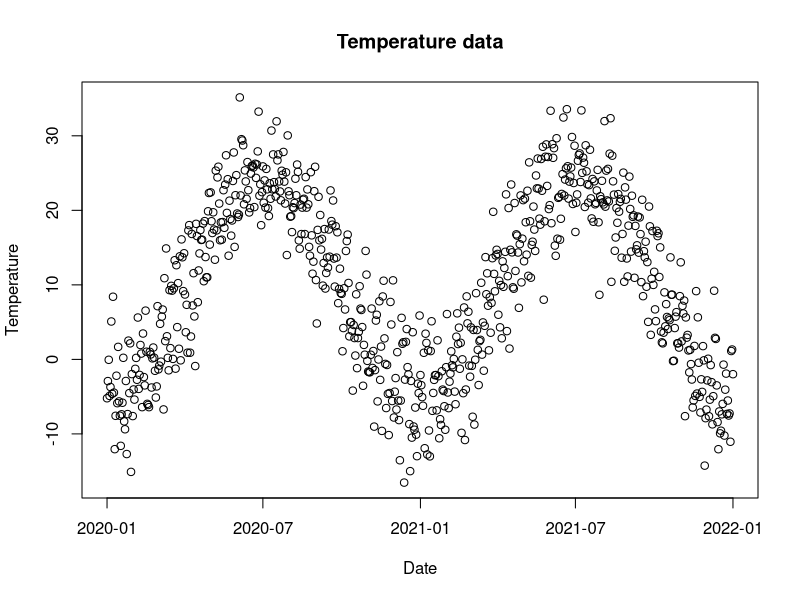
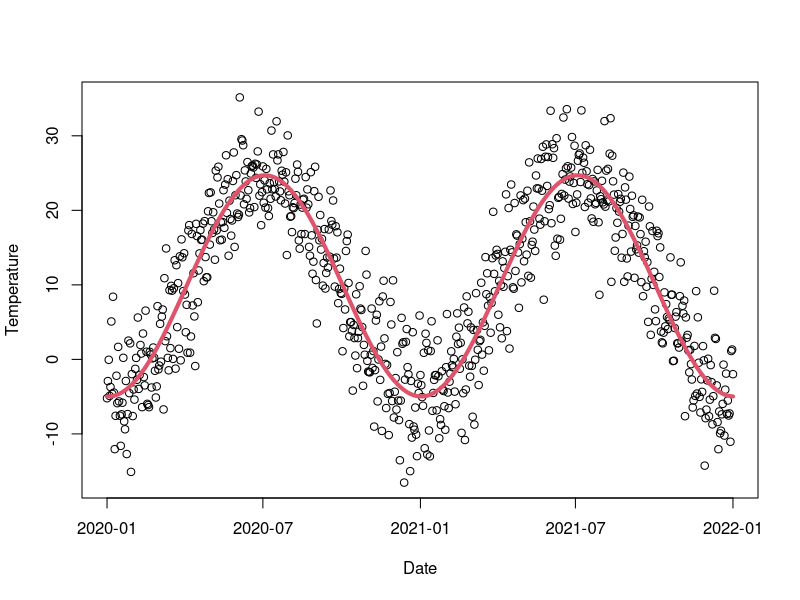
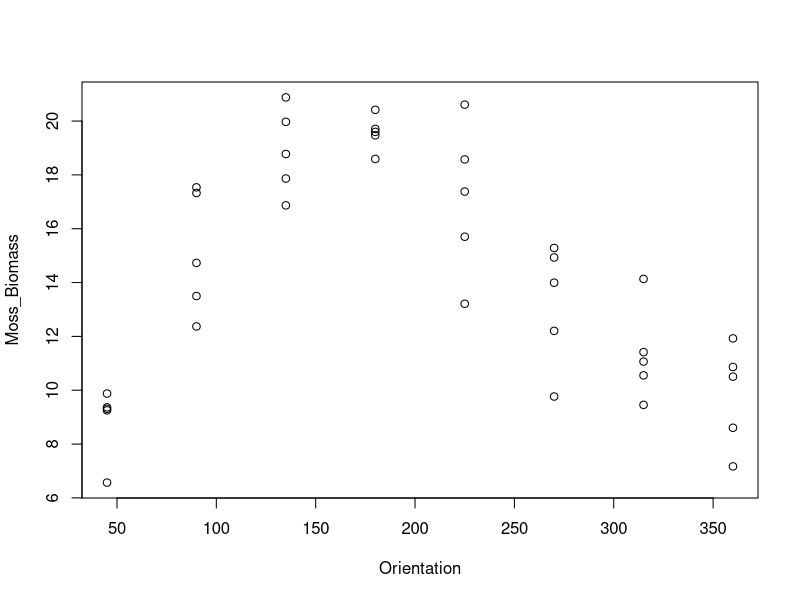
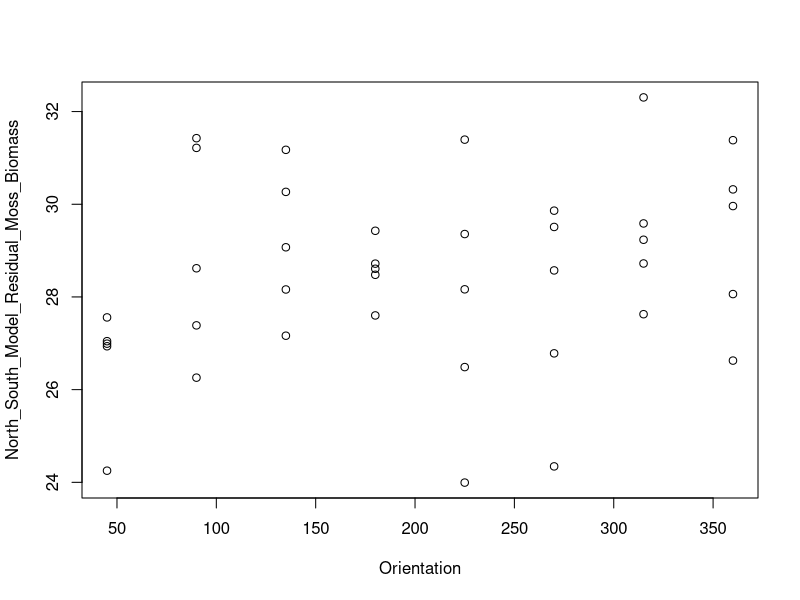

R code for these plots, in order:
#Data generations

Time <- seq.POSIXt(as.POSIXct("2020-01-01 0:00:00", format = "%Y-%m-%d %H:%M:%S"), as.POSIXct("2022-01-01 00:00:00", format = "%Y-%m-%d %H:%M:%S"), by = "15 min")
Temperature <- ((15 * cos(2 * pi * (as.numeric(Time) / (365.26 * 24 * 60 * 60)) + pi)) + 10) + (5 * cos(2 * pi * (as.numeric(Time) / (24 * 60 * 60)) + pi)) + rnorm(length(Time))
Data_Frame_1 <- data.frame(Time, Temperature)

Date <- seq.Date(as.Date("2020-01-01", format = "%Y-%m-%d"), as.Date("2022-01-01", format = "%Y-%m-%d"), by = "1 day")
Temperature <- ((15 * cos(2 * pi * (as.numeric(Date) / 365.26) + pi)) + 10) + rnorm(length(Date), 0, 5)
Data_Frame_2 <- data.frame(Date, Temperature)

Orientation <- rep((360 / 8) * seq_len(8), each = 5)
Tree_Number <- rep(1:5, length.out = length(Orientation))
Moss_Biomass <- c(abs(rnorm(5, 8, 2)), abs(rnorm(5, 15, 2)), abs(rnorm(5, 19, 2)), abs(rnorm(5, 20, 2)), abs(rnorm(5, 17, 2)), abs(rnorm(5, 14, 2)), abs(rnorm(5, 11, 2)), abs(rnorm(5, 10, 2)))
Data_Frame_5 <- data.frame(Tree_Number, Orientation, Moss_Biomass)
Data_Frame_5 <- Data_Frame_5[order(Data_Frame_5$Tree_Number), ]
rownames(Data_Frame_5) <- NULL

#Uzed in cyclical info i.e. julian day 0 = julian day 365, same with compas orientations

#Fake cyclical functions. Our data won't have period of 2pi or amplitude of 1. Have 4 params we must alter to do transformations:

#Phase shift: How much it shifts right and left. Think cos is a pi/2 phase shift from sin. Add inside trig fxn and add to predictor vairable sin(theta - phase shift). Note: negative phase shift will shift to the right. Positive will shift to the left. 2pi shift results in the same graph

#Periods: Multiply period change inside trig fxn sin(theta * 2) two periods within one of original

#Amplitudes: Change how high/low graph gets. Negative ampliteds relfect across x axis. Multiply outside of trig 2 * sin(theta)

#Intercept: Add or subtract number to say which val oscillates around sin(theta) +1 



#Now how to use
plot(Temperature ~ Date, data = Data_Frame_2, main = "Temperature data")
#We know the period is 365 days, find amp, phase shift, and intercept

#use nls function (non-linear least squares). Another way is to fit the Bayesian way

Data_Frame_2$Date_in_Numeric_Form <- as.numeric(Data_Frame_2$Date)#Need to read in numbers. Other ways to do this

Model_1 <- nls(Temperature ~ Amplitude * sin((2 * pi / 365.26) * (Date_in_Numeric_Form + Phase_Shift)) + Intercept, Data_Frame_2, start = c(Amplitude = 5, Phase_Shift = 10, Intercept = 5))

summary(Data_Frame_2)
coef(Model_1)

Amplitude_1 <- coef(Model_1)["Amplitude"]
Phase_Shift_1 <- coef(Model_1)["Phase_Shift"]
Intercept_1 <- coef(Model_1)["Intercept"]


Data_Frame_2$Predicted_Temperature <- Amplitude_1 * sin((2 * pi/365.26) * (Data_Frame_2$Date_in_Numeric_Form + Phase_Shift_1)) + Intercept_1

plot(Temperature ~ Date, data = Data_Frame_2)
with(Data_Frame_2, lines(Date, Predicted_Temperature, col = 2, lwd = 4))

     
Data_Frame_2$Transformed_Values <- (Data_Frame_2$Temperature - Intercept_1) / Amplitude_1
range(Data_Frame_2$Transformed_Values)


#Dataframe 1 has two different cyclical things happening here: daily temp changes and temp changes over a year

#HAVE TO DO THE BIGGER PERIOD FIRST. I.E. YEARLY TEMP CHANGES

Data_Frame_1$Time_in_Numeric_Form <- as.numeric(Data_Frame_1$Time)
Model_2 <- nls(Temperature ~ Amplitude * sin((2 * pi / (365.26 * 24 * 60 * 60)) * (Time_in_Numeric_Form + Phase_Shift)) + Intercept, Data_Frame_1, start = c(Amplitude = 20, Phase_Shift = 1000, Intercept = 10))     

summary(Model_2)     
coef(Model_2)     
     
     
Amplitude_2 <- coef(Model_2)["Amplitude"]
Phase_Shift_2 <- coef(Model_2)["Phase_Shift"]
Intercept_2 <- coef(Model_2)["Intercept"]    
     
Data_Frame_1$Predicted_Temperature_1_Year_Period <- Amplitude_2 * sin((2 * pi / (365.26 * 24 * 60 * 60)) *
                                                                        (Data_Frame_1$Time_in_Numeric_Form + Phase_Shift_2) + Intercept_2)     
     
#Plot both on top of one another so you can see if good fit

Data_Frame_1$Transformed_Values_1_Year_Period <- (Data_Frame_1$Temperature - Intercept_2) / Amplitude_2
range(Data_Frame_1$Transformed_Values_1_Year_Period)

Data_Frame_1$Model_1_Residuals <- Data_Frame_1$Temperature - Data_Frame_1$Predicted_Temperature_1_Year_Period


#Now for the daily scale
Model_3 <- nls(Model_1_Residuals ~ Amplitude * sin((2 * pi / (24 * 60 * 60)) * (Time_in_Numeric_Form + Phase_Shift)) + Intercept, Data_Frame_1, start = c(Amplitude = 4, Phase_Shift = 24, Intercept = 0))

Model_3
summary(Model_3)

coef(Model_3)     


Amplitude_3 <- coef(Model_3)["Amplitude"]
Phase_Shift_3 <- coef(Model_3)["Phase_Shift"]
Intercept_3 <- coef(Model_3)["Intercept"]    

Data_Frame_1$Transformed_Values_1_Day_Period <- (Data_Frame_1$Model_1_Residuals - Intercept_3) / Amplitude_3


#Next example. What to do if doesn't follow perfect sinwave. i.e. vegitation growth now symmetrical in fall and spring. Another example, moss grows unevenly on east vs west side.

#East/West and North/South. Summer/Winter and Spring Fall. All orthogonal


#Dataframe measuring moss density around a trunk (360 and 0 the same)
     
Model_4 <- nls(Moss_Biomass ~ Amplitude * cos((2 * pi / 360) * (Orientation + Phase_Shift)) - Intercept, 
               Data_Frame_5, start = c(Amplitude = 10, Phase_Shift = 2 * pi / 180, Intercept = 15))

summary(Model_4)
coef(Model_4)

Amplitude_4 <- coef(Model_4)["Amplitude"]
Phase_Shift_4 <- coef(Model_4)["Phase_Shift"]
Intercept_4 <- coef(Model_4)["Intercept"] 


Data_Frame_5$Predicted_Moss_Biomass_North_South_Component <- Amplitude_4 * cos((2 * pi / 360) * (Data_Frame_5$Orientation + Phase_Shift_4)) + Intercept_4

North_South_Component_Trendline_Horizontal_Axis_Values <- seq(45, 360, by = 0.001)
North_South_Component_Trendline_Vertical_Axis_Values <- Amplitude_4 * cos((2 * pi / 360) * (North_South_Component_Trendline_Horizontal_Axis_Values + Phase_Shift_4)) + Intercept_4

North_South_Component_Trendline <- data.frame(
  Horizontal_Axis_Values = North_South_Component_Trendline_Horizontal_Axis_Values,
  Vertical_Axis_Values = North_South_Component_Trendline_Vertical_Axis_Values)

with(North_South_Component_Trendline, lines(Horizontal_Axis_Values, Vertical_Axis_Values, col = 2, lwd = 4))

plot(Moss_Biomass ~ Orientation, data = Data_Frame_5)
with(North_South_Component_Trendline, lines(Horizontal_Axis_Values, Vertical_Axis_Values, col = 2, lwd = 4))

Data_Frame_5$Transformed_Values_North_South_Component <- (Data_Frame_5$Moss_Biomass - Intercept_4) / Amplitude_4

#Here the period is the same. We NEED to be orthogonal so our phase shift has to be 90 degrees. So when we do EW model, we have to set phase shift 


#Get residuals then define phase shift to be 90 degrees from original one
Phase_Shift_5 <- Phase_Shift_4 + (2 / pi)

Data_Frame_5$North_South_Model_Residual_Moss_Biomass <- Data_Frame_5$Moss_Biomass - Data_Frame_5$Predicted_Moss_Biomass_North_South_Component

plot(North_South_Model_Residual_Moss_Biomass ~ Orientation, data = Data_Frame_5)

Model_5 <- nls(North_South_Model_Residual_Moss_Biomass ~ Amplitude * cos((2 * pi / 360) * (Orientation + Phase_Shift_5)) + 0, Data_Frame_5, start = c(Amplitude = 2))

summary(Model_5)
coef(Model_5)

#Generate tranformed values, This will also be a second tranformed data col. EW transformation (as opposed to NW)



